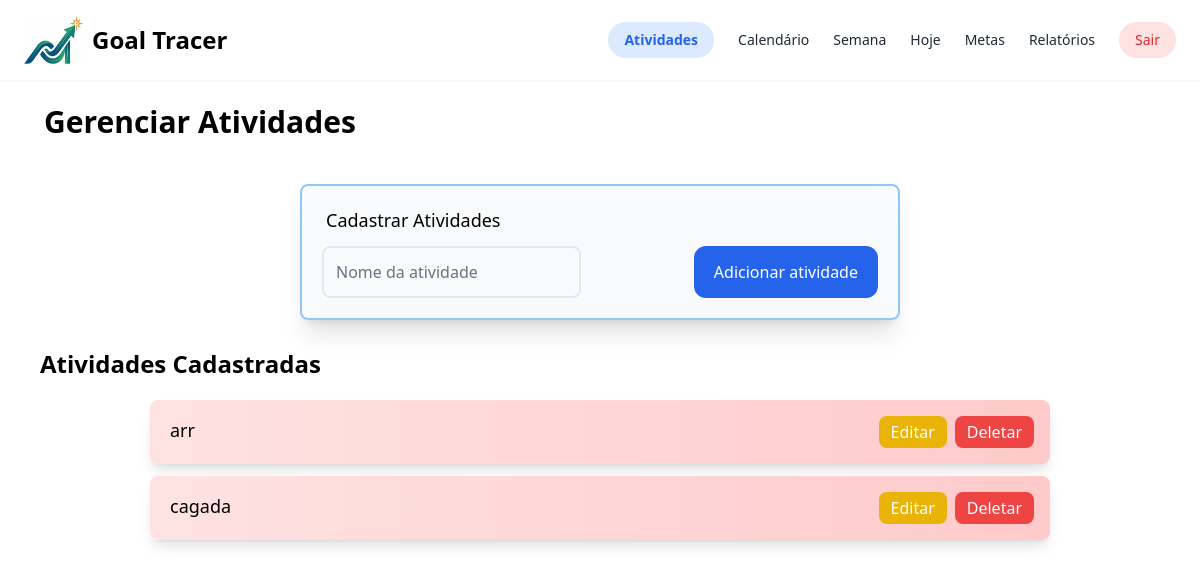
The app's page /atividades/ (signed in), older data.
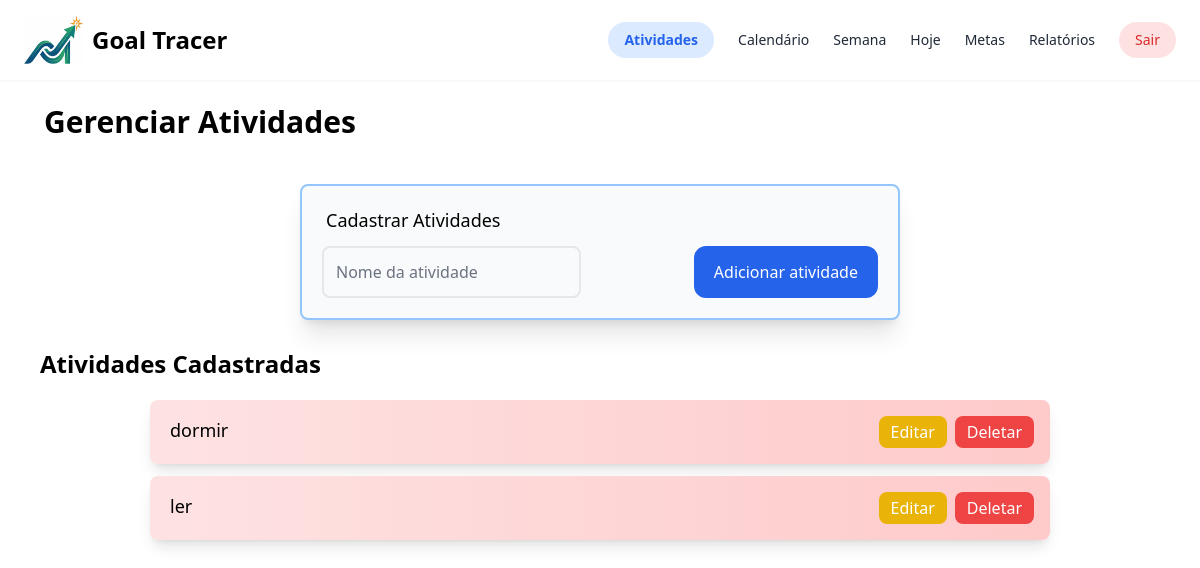
The same page, newer data.
### home/models.py (models this page shows, shortened)
class Atividade(models.Model):
    nome = models.CharField(max_length=200) # unique=True evita nomes duplicados
    usuario = models.ForeignKey(User, on_delete=models.CASCADE, related_name="atividades")
    class Meta:
        unique_together = ('nome', 'usuario')  # nome pode repetir ENTRE usuários, mas nao pro MESMO usuario

### home/views.py (the view)
# urls.py: path('atividades/', views.atividades, name='atividades'),
@login_required
def atividades(request):
    atividades = Atividade.objects.filter(usuario=request.user)
    return render(request, "home/atividades.html", {"atividades":atividades})

### templates/home/atividades.html (shortened to what this page needs)
<!DOCTYPE html>
<html lang="pt-BR">
    <head>
        {% load static %}
        <script src="https://cdn.tailwindcss.com"></script>
    </head>
    <body>
        <div>
            <nav class="bg-white-600 flex shadow-sm px-6 py-4 justify-between">
                <div class="flex">
                    {% load static %}
                    <img src="{% static 'img/small-logo.png' %}" alt="Logo" class="w-[60px] h-auto">
                    <h1 class="text-2xl font-bold p-2">Goal Tracer</h1>
                </div>
            <div class="flex items-center gap-6 text-gray-500 text-sm">
                <a href="{% url 'atividades' %}" class="bg-blue-100 text-blue-600 px-4 py-2 rounded-full font-bold">Atividades</a>
                <a href="{% url 'calendario' %}" class="text-gray-800">Calendário</a>
                <a href="{% url 'index' %}" class="text-gray-800">Semana</a>
                <a href="{% url 'hoje' %}" class="text-gray-800">Hoje</a>
                <a href="{% url 'metas' %}" class="text-gray-800">Metas</a>
                <a href="{% url 'relatorios' %}" class="text-gray-800">Relatórios</a>
                <form method="post" action="{% url 'logout' %}" onsubmit="return confirm('Tem certeza que deseja sair?');">
                    <button type="submit" class="bg-red-100 text-red-600 px-4 py-2 rounded-full text-gray-800">Sair</button>
                </form>
            </div>
            </nav>
            <div class="grid grid-cols-2 gap-4 m-6">
                <div class="pl-5">
                    <h2 class="text-3xl font-bold">Gerenciar Atividades</h2>
                </div>
            </div>
            <div class="p-5 pl-32 pr-32 flex justify-center" id="caixa_nova_atividade">
                <div class="bg-gray-50 border-blue-300 border-2 rounded-lg p-5 mb-2 shadow-xl w-[50vw]">
                    <p class="text-lg mb-3 pl-1">Cadastrar Atividades</p>
                    <div class="flex gap-5 w-full">
                        <div class="flex gap-6">
                            <input type="text" id="caixa_nome" name="nome" placeholder="Nome da atividade" class="border-2 rounded-lg bg-gray-50 p-3 placeholder:text-gray-500">
                        </div>
                        <div class="flex ml-8 gap-3 ml-auto">
                            <button class="bg-blue-600 text-white rounded-xl px-5 py-3 hover:scale-110 duration-200 ease-in-out w-full" id="botao_adicionar">Adicionar atividade</button>
                        </div>
                    </div>
                </div>
            </div>
            <h5 class="text-2xl font-bold ml-10">Atividades Cadastradas</h5>
            <div id="div_atividades" class="p-5 flex flex-col items-center gap-3">
                {% for atividade in atividades %}
                    <div id="atividade_{{ atividade.id }}" class="flex bg-gradient-to-r from-red-100 to-red-200 text-black rounded-lg pl-5 pr-4 py-4 w-[75vw] shadow-lg">
                        <p class="text-lg">{{ atividade.nome }}</p>
                        <button id="botao_editar_{{ atividade.id }}" type="submit" class="hover:scale-110 duration-200 ease-in-out ml-auto px-3 py-1 bg-yellow-500 text-white rounded-lg">Editar</button>
                        <button id="botao_deletar_{{ atividade.id }}" class="hover:scale-110 duration-200 ease-in-out bg-red-500 text-white rounded-lg px-3 py-1 ml-2">Deletar</button>
                    </div>
                    {% empty %}
                    <p class="text-gray-500 mt-5">Nenhuma atividade planejada.</p>
                {% endfor %}
            </div>
        </div>
    </body>
</html>

Row changes from the older to the newer data that the page shows:
removed Atividade: nome "arr"
removed Atividade: nome "cagada"
added Atividade: nome "dormir"
added Atividade: nome "ler"
